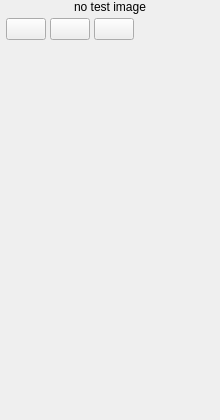
<?xml version="1.0" encoding="UTF-8"?>
<ui version="4.0">
 <class>ColTests</class>
 <widget class="QWidget" name="ColTests">
  <property name="geometry">
   <rect>
    <x>0</x>
    <y>0</y>
    <width>220</width>
    <height>420</height>
   </rect>
  </property>
  <layout class="QVBoxLayout" name="layout_root">
   <property name="spacing">
    <number>0</number>
   </property>
   <property name="leftMargin">
    <number>0</number>
   </property>
   <property name="topMargin">
    <number>0</number>
   </property>
   <property name="rightMargin">
    <number>0</number>
   </property>
   <property name="bottomMargin">
    <number>0</number>
   </property>
   <item>
    <widget class="QLabel" name="lbl_test_image">
     <property name="text">
      <string>no test image</string>
     </property>
     <property name="alignment">
      <set>Qt::AlignCenter</set>
     </property>
    </widget>
   </item>
   <item>
    <widget class="QWidget" name="wt_toolbar" native="true">
     <layout class="QHBoxLayout" name="toolbar_layout">
      <property name="spacing">
       <number>4</number>
      </property>
      <property name="leftMargin">
       <number>6</number>
      </property>
      <property name="topMargin">
       <number>4</number>
      </property>
      <property name="rightMargin">
       <number>6</number>
      </property>
      <property name="bottomMargin">
       <number>4</number>
      </property>
      <item>
       <widget class="QPushButton" name="btn_run_all">
        <property name="toolTip">
         <string>Run all tests</string>
        </property>
        <property name="text">
         <string/>
        </property>
       </widget>
      </item>
      <item>
       <widget class="QPushButton" name="btn_add_test">
        <property name="toolTip">
         <string>Add new test</string>
        </property>
        <property name="text">
         <string/>
        </property>
       </widget>
      </item>
      <item>
       <widget class="QPushButton" name="btn_edit_tests">
        <property name="toolTip">
         <string>Edit tests</string>
        </property>
        <property name="text">
         <string/>
        </property>
       </widget>
      </item>
      <item>
       <spacer>
        <property name="orientation">
         <enum>Qt::Horizontal</enum>
        </property>
        <property name="sizeHint" stdset="0">
         <size>
          <width>10</width>
          <height>1</height>
         </size>
        </property>
       </spacer>
      </item>
     </layout>
    </widget>
   </item>
   <item>
    <widget class="QLabel" name="lbl_selected_test_name">
     <property name="text">
      <string/>
     </property>
    </widget>
   </item>
   <item>
    <widget class="QScrollArea" name="scroll_description">
     <property name="frameShape">
      <enum>QFrame::NoFrame</enum>
     </property>
     <property name="verticalScrollBarPolicy">
      <enum>Qt::ScrollBarAsNeeded</enum>
     </property>
     <property name="horizontalScrollBarPolicy">
      <enum>Qt::ScrollBarAlwaysOff</enum>
     </property>
     <property name="widgetResizable">
      <bool>true</bool>
     </property>
     <widget class="QWidget" name="scroll_description_contents">
      <property name="geometry">
       <rect>
        <x>0</x>
        <y>0</y>
        <width>220</width>
        <height>177</height>
       </rect>
      </property>
      <layout class="QVBoxLayout" name="desc_layout">
       <property name="spacing">
        <number>0</number>
       </property>
       <property name="leftMargin">
        <number>12</number>
       </property>
       <property name="topMargin">
        <number>8</number>
       </property>
       <property name="rightMargin">
        <number>12</number>
       </property>
       <property name="bottomMargin">
        <number>8</number>
       </property>
       <item>
        <widget class="QLabel" name="lbl_test_description">
         <property name="text">
          <string/>
         </property>
         <property name="alignment">
          <set>Qt::AlignLeading|Qt::AlignLeft|Qt::AlignTop</set>
         </property>
         <property name="wordWrap">
          <bool>true</bool>
         </property>
        </widget>
       </item>
      </layout>
     </widget>
    </widget>
   </item>
   <item>
    <widget class="QScrollArea" name="scroll_tests">
     <property name="frameShape">
      <enum>QFrame::NoFrame</enum>
     </property>
     <property name="verticalScrollBarPolicy">
      <enum>Qt::ScrollBarAsNeeded</enum>
     </property>
     <property name="horizontalScrollBarPolicy">
      <enum>Qt::ScrollBarAlwaysOff</enum>
     </property>
     <property name="widgetResizable">
      <bool>true</bool>
     </property>
     <widget class="QWidget" name="scroll_tests_contents">
      <property name="geometry">
       <rect>
        <x>0</x>
        <y>0</y>
        <width>220</width>
        <height>176</height>
       </rect>
      </property>
      <layout class="QVBoxLayout" name="tests_list_layout">
       <property name="spacing">
        <number>0</number>
       </property>
       <property name="leftMargin">
        <number>0</number>
       </property>
       <property name="topMargin">
        <number>0</number>
       </property>
       <property name="rightMargin">
        <number>0</number>
       </property>
       <property name="bottomMargin">
        <number>0</number>
       </property>
      </layout>
     </widget>
    </widget>
   </item>
  </layout>
 </widget>
 <resources/>
 <connections/>
</ui>
